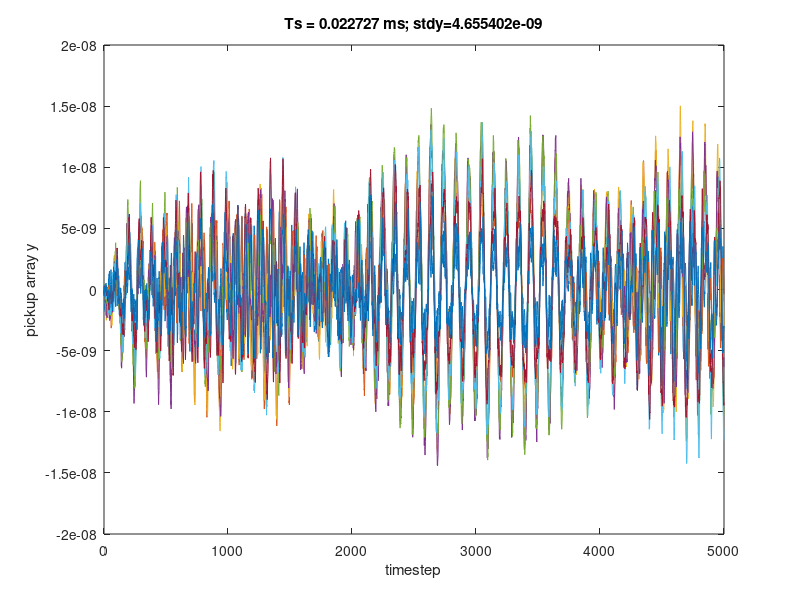

MATLAB code to generate this figure: (Note: this script raises an error after producing the figure.)
function [dat, rep] = test_mpfss_openloop(M, ny, nu, N, n)
%
% function [dat, rep] = test_mpfss_openloop(M, ny, nu, N, n) 
%
% Demonstration of n-state subspace system identification.
% "True" data-generating plant has M modes (truncated infinite sequence)
% based on a PDE describing a damped vibrating string.
%
% System description found here:
%   Olofsson and Rojas,  16th IFAC Symposium on System Identification, pp 362-367, 2012
%   DOI: https://doi.org/10.3182/20120711-3-BE-2027.00167
%
% There are ny outputs and nu inputs.
% N samples (u, y) will be generated (returned in struct dat).
% The estimated system data will be returned in struct rep.
%
% Three plots will be generated:
% (i) output time traces
% (ii) sigma plot of true vs. estimated transfer function
% (iii) pole plot showing eigenvalues for true and estimated systems
%
% DEFAULT USAGE: test_mpfss_openloop();
%
% Tested with OCTAVE 4.2.0
%

if nargin < 5
  n = 20; % 10 rotational modes max as default
end

if nargin < 4
  N = 5000;
end

if nargin < 3
  nu = 2;
end

if nargin < 2
  ny = 8;
end

if nargin < 1
  M = 100;
end

isOctave = exist('OCTAVE_VERSION', 'builtin') ~= 0;

if isOctave
  pkg load control; % need to load this package for OCTAVE
else
  % Check for MATLAB control toolbox license
  assert(license('test', 'control_toolbox') == 1);
end

L = 5 / 11;
c = 400;
tau = L / c;
Ts = (1/50) * tau;
r1 = 0.1 * tau;
r2 = 50 / (c * L);

% quadrature integration accuracy
qtol = 1e-12;

% Allocate system matrices (continuous time)
A = zeros(2*M, 2*M);
B = zeros(2*M, nu);
C = zeros(ny, 2*M);

% Generate cell array of input field shape functions
fu = cell(nu, 1);
for ii = 1:nu
  xplonk = (L / 16) + (L/(nu + 1)) * (ii - 1);
  assert(xplonk < L && xplonk > 0);
  fu{ii} = @(x) (exp(-(x-xplonk)^2/(0.01*L)^2));
end

% Pick-up line coordinates
rho = 1;
xpick = (1:ny) * rho * L / (ny + 1);

% Populate (A, B, C)
for mm = 1:M
  kk = 2 * (mm - 1) + 1;
  A(kk:(kk+1),kk:(kk+1)) = [0, 1; -(c*mm*pi/L)^2, -(r1 + r2*(mm*pi/L)^2)];
  Xm = @(x)(sin(x*pi*mm/L));
  % B matrix entries
  for ii = 1:nu
    fi = fu{ii};
    tmp = quad(@(x)(fi(x).*Xm(x)), 0, L, qtol);
    B(kk:(kk+1), ii) = [0; (2 / L) * tmp];
  end
  % C matrix entries
  for ii = 1:ny
    C(ii, kk:(kk+1)) = [Xm(xpick(ii)), 0];
  end
end

% Store original CT system in struct and copy it into the return struct rep below
sys0 = struct;
sys0.A = A;
sys0.B = B;
sys0.C = C;

sysdt = c2d(ss(A, B, C, 0), Ts, 'zoh');
sysdt = ss(sysdt.A, sysdt.B, sysdt.C, 0, -1); % remove Ts from DT system

dat = cell(1, 1);

U = randn(N, nu);
[Y, T] = lsim(sysdt, U);
stdy = sqrt(trace(Y'*Y)/(ny*N));
Y = Y + 0.05*stdy*randn(N, ny);
dat{1}.u = U';
dat{1}.y = Y';

figure;
plot(T, Y);
xlabel('timestep');
ylabel('pickup array y');
title(sprintf('Ts = %f ms; stdy=%e', Ts * 1e3, stdy));

% ***********************************************
% HERE IS THE SUBSPACE SYSTEM IDENTIFICATION CALL
ords = [10 20 20 n]; % retain n states
dterm = 0;
rep = mpfssvarxbatchestlm(dat, ords, dterm);
% alternative approach using direct VARX then weighted
% model reduction; works good too!
rep2 = mpfvarx(dat, [30 n], dterm);
% ***********************************************

% Add sys0 to output struct
rep.sys0 = sys0;

syses = ss(rep.A, rep.B, rep.C, 0, -1);
syses2 = ss(rep2.A, rep2.B, rep2.C, 0, -1);

figure;
sigma(sysdt, 'b-', syses, 'r-', syses2, 'g-');

% Finally plot the eigenvalues also
figure;
th = linspace(0, 2*pi, 500);
plot(cos(th), sin(th), 'k-');
hold on;
E0 = eig(sysdt.A);
plot(real(E0), imag(E0), 'bx');
E1 = eig(rep.A);
plot(real(E1), imag(E1), 'ro');
E2 = eig(rep2.A);
plot(real(E2), imag(E2), 'gd');
axis equal;
xlabel('Re(eig)');
ylabel('Im(eig)');
title('blue = truth, red = estim., green=estim.alt.');

end
